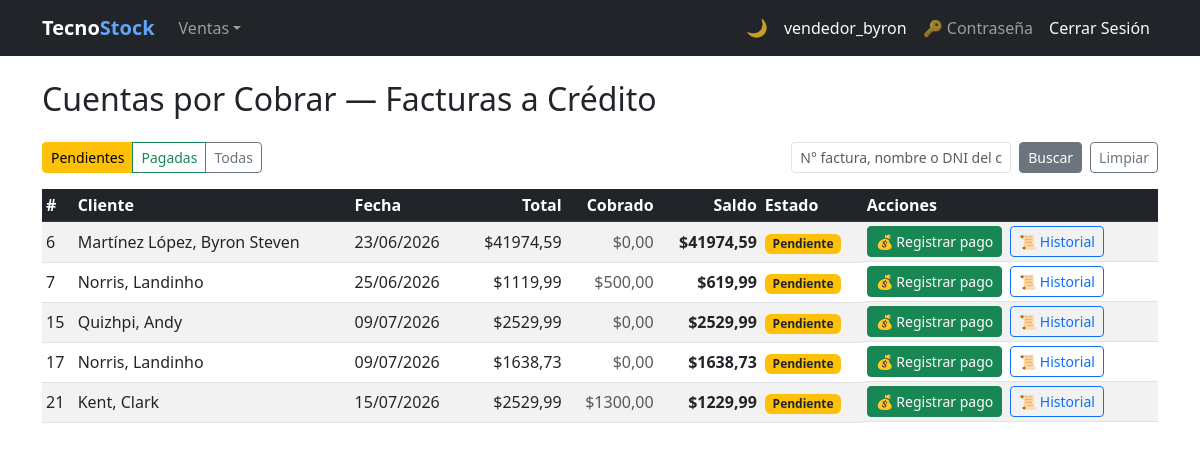
Page /cobros/ (signed in) on the committed database.
### billing/models.py (models this page shows, shortened)
class Invoice(models.Model):
    BORRADOR = 0
    EMITIDA  = 1
    ANULADA  = 2
    ESTADO_CHOICES = [
        (BORRADOR, 'Borrador'),
        (EMITIDA,  'Emitida'),
        (ANULADA,  'Anulada'),
    ]
    PENDIENTE = 'PENDIENTE'
    PAGADA    = 'PAGADA'
    ESTADO_COBRO_CHOICES = [
        (PENDIENTE, 'Pendiente'),
        (PAGADA,    'Pagada'),
    ]
    CONTADO = 'contado'
    CREDITO = 'credito'
    TIPO_PAGO_CHOICES = [
        (CONTADO, 'Contado'),
        (CREDITO, 'Crédito'),
    ]
    customer     = models.ForeignKey(Customer, on_delete=models.PROTECT, related_name='invoices')
    invoice_date = models.DateTimeField(auto_now_add=True)
    subtotal     = models.DecimalField(max_digits=12, decimal_places=2, default=0)
    tax          = models.DecimalField(max_digits=12, decimal_places=2, default=0)
    total        = models.DecimalField(max_digits=12, decimal_places=2, default=0)
    estado       = models.PositiveSmallIntegerField(
                       choices=ESTADO_CHOICES, default=BORRADOR, verbose_name='Estado')
    is_active    = models.BooleanField(default=True)
    PAYMENT_CHOICES = [('card', 'Tarjeta'), ('paypal', 'PayPal')]
    payment_method  = models.CharField(
                          max_length=10, choices=PAYMENT_CHOICES, null=True, blank=True,
                          verbose_name='Método de pago')
    paypal_order_id = models.CharField(max_length=64, null=True, blank=True)
    saldo        = models.DecimalField(
                       max_digits=12, decimal_places=2, default=0,
                       verbose_name='Saldo pendiente de cobro')
    estado_cobro = models.CharField(
                       max_length=10, choices=ESTADO_COBRO_CHOICES,
                       default=PENDIENTE, verbose_name='Estado de cobro')
    tipo_pago    = models.CharField(
                       max_length=10, choices=TIPO_PAGO_CHOICES,
                       default=CREDITO, verbose_name='Tipo de pago')
    class Meta:
        ordering = ['-invoice_date']
        permissions = [
            ('export_pdf', 'Can export PDF'),
            ('export_excel', 'Can export Excel'),
        ]
    @property
    def estado_cobro_badge_class(self):
        return 'bg-success' if self.estado_cobro == self.PAGADA else 'bg-warning text-dark'
    @property
    def pendiente_de_pago(self):
        return self.estado == self.EMITIDA and self.saldo > 0
    @property
    def cobrado(self):
        return self.total - self.saldo

class Customer(models.Model):
    user       = models.OneToOneField(
                     settings.AUTH_USER_MODEL, null=True, blank=True,
                     on_delete=models.SET_NULL, related_name='customer_account',
                     verbose_name='Cuenta de usuario')
    dni        = models.CharField(max_length=13, unique=True, verbose_name='DNI/RUC', validators=[validate_cedula_ec])
    first_name = models.CharField(max_length=100, validators=[validate_only_letters])
    last_name  = models.CharField(max_length=100, validators=[validate_only_letters])
    email      = models.EmailField(blank=True, null=True)
    phone      = models.CharField(max_length=20, blank=True, null=True, validators=[validate_phone_ec])
    address    = models.TextField(blank=True, null=True)
    photo      = models.ImageField(upload_to='customer/', blank=True, null=True, verbose_name='Foto')
    is_active  = models.BooleanField(default=True)
    created_at = models.DateTimeField(auto_now_add=True)
    updated_at = models.DateTimeField(auto_now=True)
    class Meta:
        ordering = ['last_name', 'first_name']
        permissions = [
            ('export_customer_pdf', 'Can export Customer PDF'),
            ('export_customer_excel', 'Can export Customer Excel'),
        ]
    def __str__(self): return f'{self.last_name}, {self.first_name}'

### creditoventa/views.py (the view, shortened to what this page needs)
# urls.py: path('', views.factura_list, name='factura_list'),
@roles_required(*ROLES_COBROS)
def factura_list(request):
    q = request.GET.get('q', '').strip()
    estado_cobro = request.GET.get('estado', Invoice.PENDIENTE)
    facturas = (
        Invoice.objects
        .filter(estado=Invoice.EMITIDA, tipo_pago=Invoice.CREDITO)
        .select_related('customer')
        .order_by('invoice_date')
    )
    if estado_cobro in (Invoice.PENDIENTE, Invoice.PAGADA):
        facturas = facturas.filter(estado_cobro=estado_cobro)
    return render(request, 'creditoventa/factura_list.html', {
        'items': facturas,
        'q': q,
        'estado_cobro': estado_cobro,
    })

### security/templatetags/security_tags.py (called while the page is built)
@register.filter(name='has_group')
def has_group(user, group_name):
    if not user.is_authenticated:
        return False
    if user.is_superuser:  # el superusuario ve todo
        return True
    return user.groups.filter(name=group_name).exists()

@register.filter(name='has_any_group')
def has_any_group(user):
    if not user.is_authenticated:
        return False
    if user.is_superuser:
        return True
    return user.groups.exists()

### creditoventa/templates/creditoventa/factura_list.html (shortened to what this page needs)
{% extends 'billing/base.html' %}
{% block content %}
<div class="d-flex align-items-center justify-content-between mb-4">
  <h2 class="mb-0">Cuentas por Cobrar — Facturas a Crédito</h2>
</div>
<div class="d-flex flex-wrap gap-2 mb-3 align-items-end">
  <div class="btn-group" role="group" aria-label="Filtrar por estado de cobro">
    <a href="?estado=PENDIENTE{% if q %}&q={{ q }}{% endif %}"
       class="btn btn-sm {% if estado_cobro == 'PENDIENTE' %}btn-warning{% else %}btn-outline-warning{% endif %}">
      Pendientes
    </a>
    <a href="?estado=PAGADA{% if q %}&q={{ q }}{% endif %}"
       class="btn btn-sm {% if estado_cobro == 'PAGADA' %}btn-success{% else %}btn-outline-success{% endif %}">
      Pagadas
    </a>
    <a href="?estado={% if q %}&q={{ q }}{% endif %}"
       class="btn btn-sm {% if estado_cobro != 'PENDIENTE' and estado_cobro != 'PAGADA' %}btn-secondary{% else %}btn-outline-secondary{% endif %}">
      Todas
    </a>
  </div>
  <form method="get" class="ms-auto">
    <div class="d-flex gap-2">
      <input type="text" name="q" class="form-control form-control-sm"
             placeholder="N° factura, nombre o DNI del cliente" value="{{ q|default:'' }}">
      <button type="submit" class="btn btn-secondary btn-sm">Buscar</button>
      <a href="{% url 'creditoventa:factura_list' %}" class="btn btn-outline-secondary btn-sm">Limpiar</a>
    </div>
  </form>
</div>
<table class="table table-striped table-hover table-sm align-middle">
  <thead class="table-dark">
    <tr>
      <th>#</th><th>Cliente</th><th>Fecha</th>
      <th class="text-end">Total</th>
      <th class="text-end">Cobrado</th>
      <th class="text-end">Saldo</th>
      <th>Estado</th>
      <th>Acciones</th>
    </tr>
  </thead>
  <tbody>
    {% for factura in items %}
    <tr>
      <td>{{ factura.id }}</td>
      <td>{{ factura.customer }}</td>
      <td>{{ factura.invoice_date|date:"d/m/Y" }}</td>
      <td class="text-end">${{ factura.total }}</td>
      <td class="text-end text-muted">${{ factura.cobrado }}</td>
      <td class="text-end fw-bold">${{ factura.saldo }}</td>
      <td><span class="badge {{ factura.estado_cobro_badge_class }}">{{ factura.get_estado_cobro_display }}</span></td>
      <td class="d-flex gap-2">
        {% if factura.pendiente_de_pago and perms.creditoventa.add_cobrofactura %}
        <a href="{% url 'creditoventa:cobro_create' factura.id %}" class="btn btn-sm btn-success">&#128176; Registrar pago</a>
        {% endif %}
        {% if perms.creditoventa.view_cobrofactura %}
        <a href="{% url 'creditoventa:historial_pagos' factura.id %}" class="btn btn-sm btn-outline-primary">&#128220; Historial</a>
        {% endif %}
      </td>
    </tr>
    {% empty %}
    <tr><td colspan="8" class="text-center">No hay facturas que coincidan con el filtro.</td></tr>
    {% endfor %}
  </tbody>
</table>
{% endblock %}

### billing/templates/billing/base.html (shortened to what this page needs)
{% load security_tags %}
<!DOCTYPE html>
<html lang="es">
<head>
  <link href="https://cdn.jsdelivr.net/npm/bootstrap@5.3.0/dist/css/bootstrap.min.css" rel="stylesheet">
</head>
<body>
<nav class="navbar navbar-expand-lg navbar-dark bg-dark">
  <div class="container">
    <a class="navbar-brand fw-bold" href="{% url 'billing:home' %}">Tecno<span class="nav-brand-accent">Stock</span></a>
    <div class="collapse navbar-collapse" id="nav">
      <ul class="navbar-nav me-auto">
        {% if user.is_authenticated %}
        <li class="nav-item dropdown">
          <a class="nav-link dropdown-toggle" href="#" role="button" data-bs-toggle="dropdown" aria-expanded="false">Ventas</a>
        </li>
        {% endif %}
      </ul>
      <ul class="navbar-nav align-items-center">
        <li class="nav-item"><button type="button" class="theme-toggle-btn" id="theme-toggle" onclick="toggleTheme()" title="Cambiar tema claro / oscuro"><span id="theme-icon">&#127769;</span></button></li>
        <li class="nav-item">{% if user.is_authenticated %}<a class="nav-link text-light" href="{% url 'billing:dashboard' %}">{{ user.username }}</a>{% endif %}</li>
        <li class="nav-item">{% if user.is_authenticated %}<a class="nav-link" href="{% url 'password_change' %}" title="Cambiar contraseña">&#128273; Contraseña</a>{% endif %}</li>
        <li class="nav-item">{% if user.is_authenticated %}<form method="post" action="{% url 'logout' %}" class="d-inline">{% csrf_token %}<button type="submit" class="nav-link btn btn-link text-light btn-nav-link">Cerrar Sesión</button></form>{% else %}<a class="nav-link" href="{% url 'login' %}">Iniciar Sesión</a>{% endif %}</li>
      </ul>
    </div>
  </div>
</nav>
<div class="container mt-4">
  {% block content %}{% endblock %}
</div>
</body>
</html>

### billing/templates/billing/base.html (style rules this page uses)
.btn-nav-link { text-decoration: none; }
.nav-brand-accent { color: #60a5fa; }
.theme-toggle-btn { background: none; border: none; cursor: pointer; font-size: 1.1rem; line-height: 1; padding: .375rem .5rem; border-radius: .375rem; transition: background .2s; color: rgba(255,255,255,.75); }

### rows in the picture
Invoice: id "6", customer "Martínez López, Byron Steven", invoice_date "23/06/2026", total "41974,59", cobrado "0,00", saldo "41974,59", estado_cobro "Pendiente", estado "💰 Registrar pago"
Invoice: id "7", customer "Norris, Landinho", invoice_date "25/06/2026", total "1119,99", cobrado "500,00", saldo "619,99", estado_cobro "Pendiente", estado "💰 Registrar pago"
Invoice: id "15", customer "Quizhpi, Andy", invoice_date "09/07/2026", total "2529,99", cobrado "0,00", saldo "2529,99", estado_cobro "Pendiente", estado "💰 Registrar pago"
Invoice: id "17", customer "Norris, Landinho", invoice_date "09/07/2026", total "1638,73", cobrado "0,00", saldo "1638,73", estado_cobro "Pendiente", estado "💰 Registrar pago"
Invoice: id "21", customer "Kent, Clark", invoice_date "15/07/2026", total "2529,99", cobrado "1300,00", saldo "1229,99", estado_cobro "Pendiente", estado "💰 Registrar pago"

### other values in the picture
{{ user.username }} "vendedor_byron"
